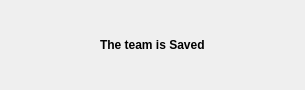
<?xml version="1.0" encoding="UTF-8"?>
<ui version="4.0">
 <class>Form</class>
 <widget class="QWidget" name="Form">
  <property name="geometry">
   <rect>
    <x>0</x>
    <y>0</y>
    <width>305</width>
    <height>90</height>
   </rect>
  </property>
  <property name="windowTitle">
   <string>Form</string>
  </property>
  <layout class="QHBoxLayout" name="horizontalLayout">
   <item>
    <spacer name="horizontalSpacer">
     <property name="orientation">
      <enum>Qt::Horizontal</enum>
     </property>
     <property name="sizeHint" stdset="0">
      <size>
       <width>40</width>
       <height>20</height>
      </size>
     </property>
    </spacer>
   </item>
   <item>
    <widget class="QLabel" name="label">
     <property name="font">
      <font>
       <pointsize>9</pointsize>
       <weight>75</weight>
       <bold>true</bold>
      </font>
     </property>
     <property name="text">
      <string>The team is Saved</string>
     </property>
    </widget>
   </item>
   <item>
    <spacer name="horizontalSpacer_2">
     <property name="orientation">
      <enum>Qt::Horizontal</enum>
     </property>
     <property name="sizeHint" stdset="0">
      <size>
       <width>40</width>
       <height>20</height>
      </size>
     </property>
    </spacer>
   </item>
  </layout>
 </widget>
 <resources/>
 <connections/>
</ui>
